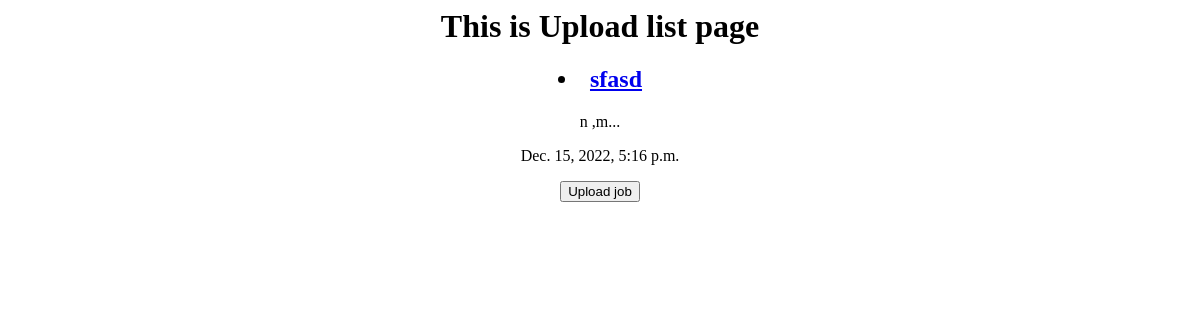
The page /jobs/ on the database as committed earlier.
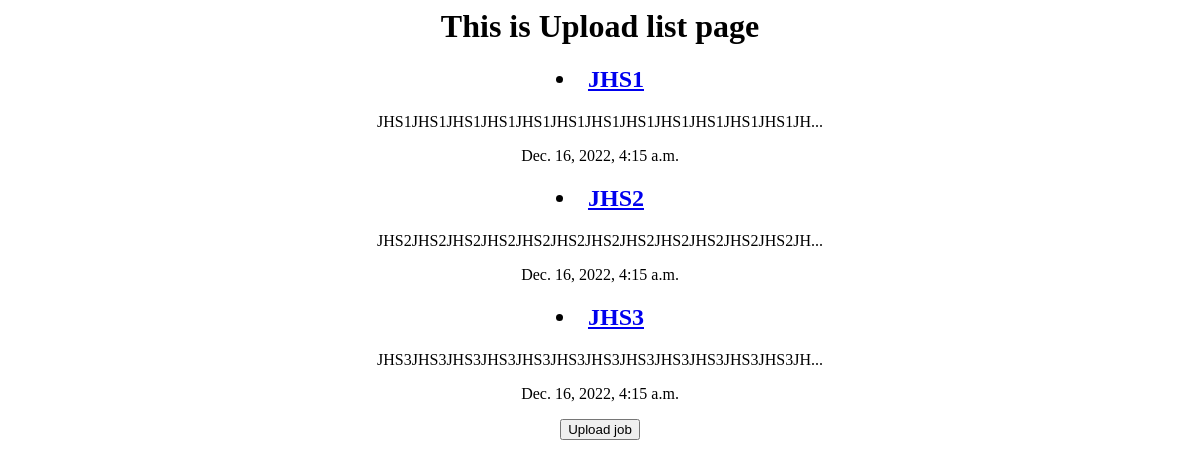
The same page on the database as committed later.
### jobs/models.py (models this page shows, shortened)
class Upload(models.Model): #The dataBase knows to create a table for this model
    title=models.CharField(max_length=60,null=True)
    subTitle=models.CharField(max_length=100)
    slug=models.SlugField(unique=True)
    body=models.TextField(max_length=200)
    date=models.DateTimeField(auto_now_add=True) #automaticly applied
    category = models.IntegerField(choices=FIELD_CHOICES, default=1)
    salaryRange = models.IntegerField(choices=SALARY_CHOICES, default=1)
    yearsexp = models.IntegerField(choices=YEARS_CHOICES, default=1)
    education=models.CharField(max_length=60,null=True)
    time=models.IntegerField(choices=TIME_CHOICES, default=1)
    hybrid=models.BooleanField(default=True)
    def __str__(self):
        return self.title
    def snippet(self):
        return self.body[:50]+'...' #take from 0 to 50 characters

### jobs/views.py (the view)
# urls.py: path('',views.Upload_list,name='list'),
def Upload_list(request):
    uploads=Upload.objects.all().order_by('date')
    return render(request,'jobs/Upload_list.html',{'uploads':uploads})

### jobs/templates/jobs/Upload_list.html (shortened to what this page needs)
<html>
    <head>
        <center>
    </head>
    <body>
        <h1>This is Upload list page</h1>
        <div class="uploads">
            {% for upload in uploads %}
                <div class="upload">
                  <h2>  <li><a href="{% url 'detail' upload  %}">{{upload.title}}</a></li></h2>
                    <p>{{upload.snippet}}</p>
                    <p>{{upload.date}}</p>
                </div>
            {% endfor %}
            <a href="{% url 'upload' %}">
            <button>Upload job</button>
            </a>
        </div>
    </body>
</html>

Rows that differ between the two databases and show on the page:
removed Upload: title "sfasd", snippet "n ,m...", date "Dec. 15, 2022, 5:16 p.m."
added Upload: title "JHS1", snippet "JHS1JHS1JHS1JHS1JHS1JHS1JHS1JHS1JHS1JHS1JHS1JHS1JH...", date "Dec. 16, 2022, 4:15 a.m."
added Upload: title "JHS2", snippet "JHS2JHS2JHS2JHS2JHS2JHS2JHS2JHS2JHS2JHS2JHS2JHS2JH...", date "Dec. 16, 2022, 4:15 a.m."
added Upload: title "JHS3", snippet "JHS3JHS3JHS3JHS3JHS3JHS3JHS3JHS3JHS3JHS3JHS3JHS3JH...", date "Dec. 16, 2022, 4:15 a.m."
